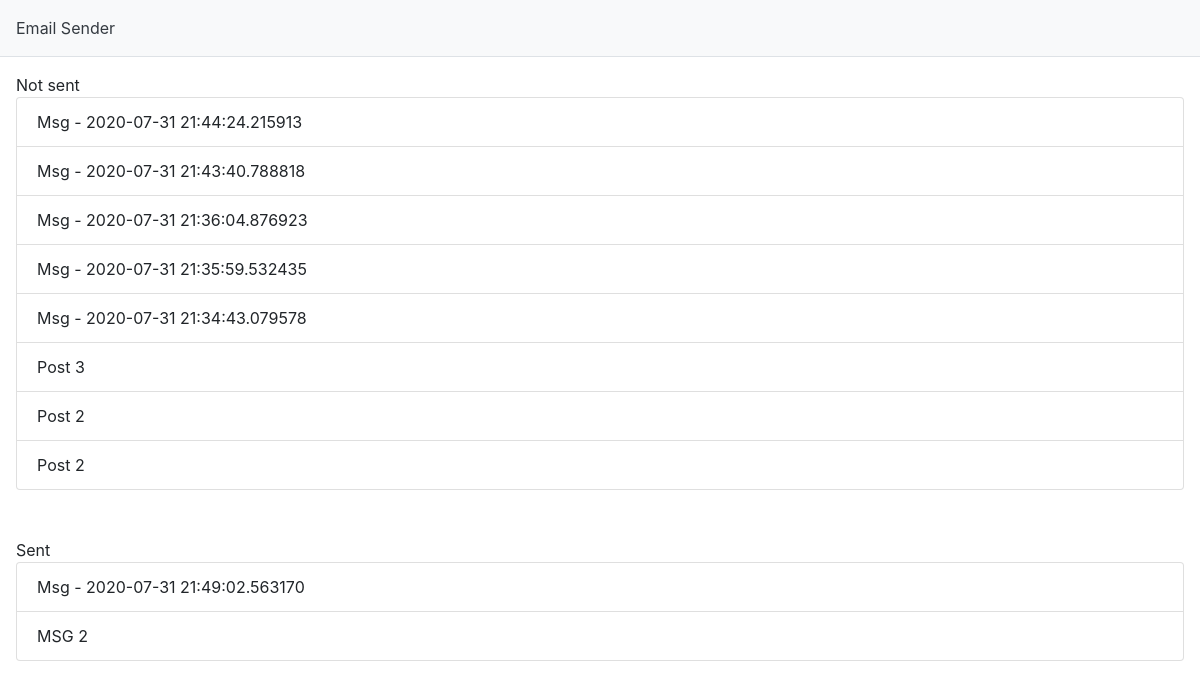
The page /list/ on the database as committed earlier.
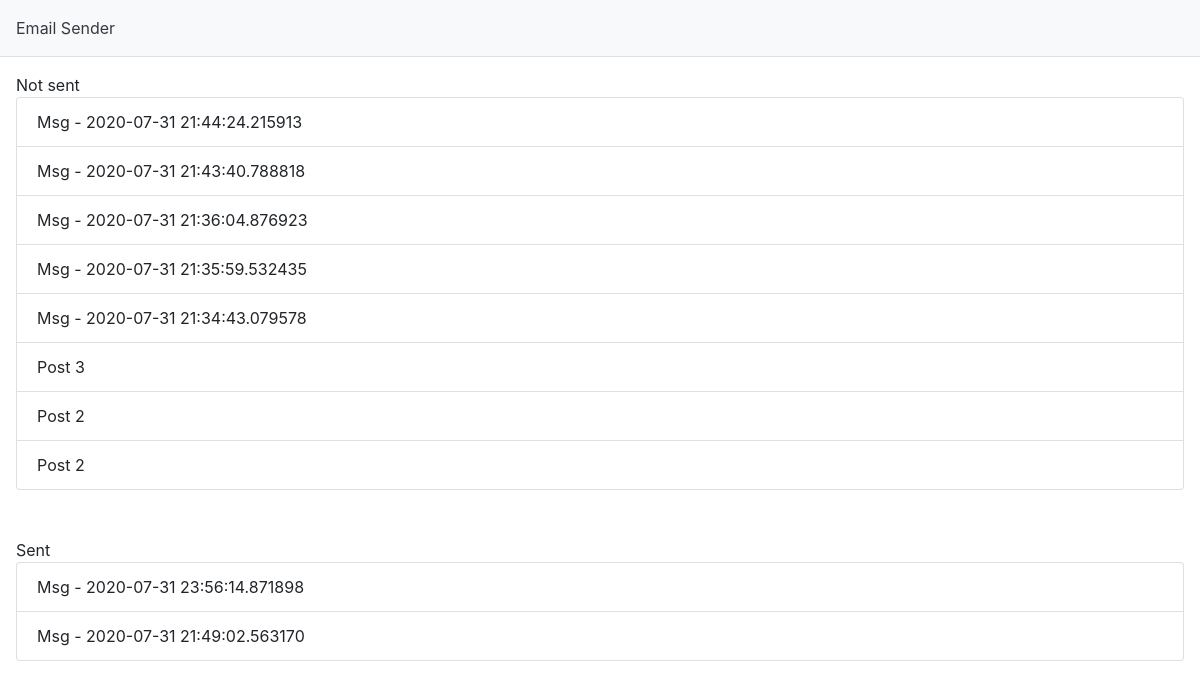
The same page on the database as committed later.
### common/models.py (models this page shows, shortened)
class Message(models.Model):
    STATUSES = (
        (1, "sent"),
        (2, "wait")
    )
    title=models.CharField(max_length=100)
    body=models.TextField()
    status=models.PositiveSmallIntegerField(choices=STATUSES, default=2)

### common/views.py (the view)
# urls.py: path('list/', ListMessage.as_view(), name='list'),
class ListMessage(ListView):
    model = Message
    context_object_name = 'msgs'
    template_name = 'list.html'
    queryset = Message.objects.order_by('-id')[:10]

### common/templates/list.html
{% extends 'base.html' %}
{% block content %}
<div class="pl-3 pr-3">
 Not sent
 <ul class="list-group">
 {% for msg in msgs %}
  {% if msg.status == 2 %}
  <li class="list-group-item">{{ msg.title }}</li>
  {% endif %}
 {% endfor %}
 </ul>
</div>
<div class="mt-5 pl-3 pr-3">
 Sent
 <ul class="list-group">
 {% for msg in msgs %}
  {% if msg.status == 1 %}
  <li class="list-group-item">{{ msg.title }}</li>
  {% endif %}
 {% endfor %}
 </ul>
</div>
{% endblock %}

Rows that differ between the two databases and show on the page:
no longer on this page (row unchanged): Message: title "MSG 2"
added Message: title "Msg - 2020-07-31 23:56:14.871898"
